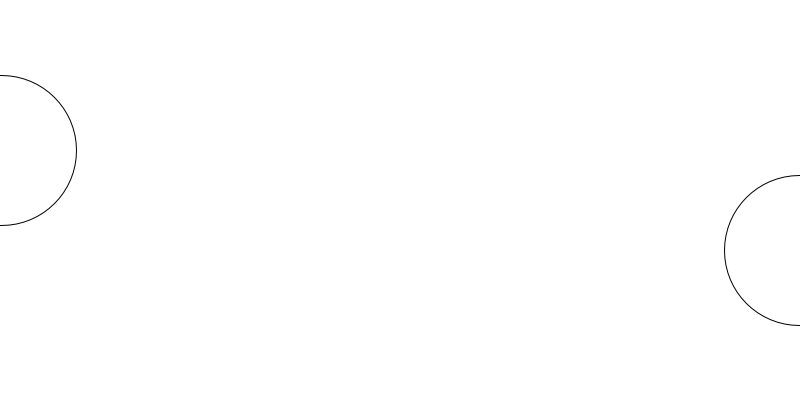
Frame 1 (no input)
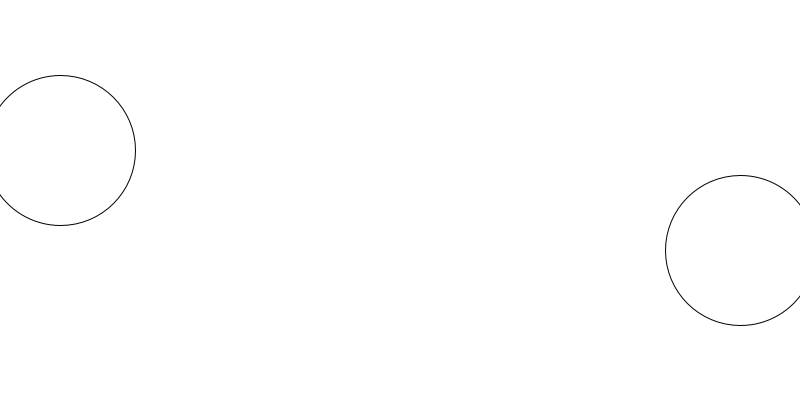
Frame 60 (the mouse pressed at the canvas centre just before this capture)
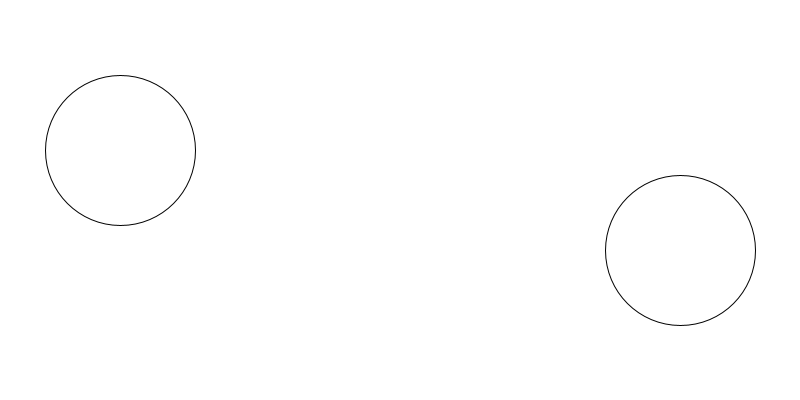
Frame 120 (the mouse held since frame 60 and released just before this capture)

The Processing sketch that drew these frames (run headless with seeded random() and noise(); from frame 60 on, the mouse is pressed at the canvas centre):

// Processing sketch: clase27a_ejemplo_colisiones
// ── clase27a_ejemplo_colisiones.pde

//colisiones para minijuegos

float x1, y1, x2, y2, t, v;

void setup(){
  size(800, 400 );
  
  x1 = 0;
  y1 = 150;
  x2 = 800;
  y2 = 250;
  
  t = 150;  //diametro, osea que el radio es 75
  v = 1;
}

void draw(){
  background( 255 );
  
  //colision
  float d = dist(x1, y1, x2, y2);
  println( d );
    if( d < 150 ){ //aquí el rango de la colisión.
    fill(255, 0, 0 );
  }else{
    fill( 255 );
  }
  
  //actualización de posiciones
  x1 += v;
  x2 -= v;
  
  //dibujo
  ellipse( x1, y1, t, t );
  ellipse( x2, y2, t, t );
  //visualizo linea de distancia entre centros de las ellipses
  //line(x1, y1, x2, y2 );  
}

void keyPressed(){
  v = 0;
}
void keyReleased(){
  v = 1;
}
